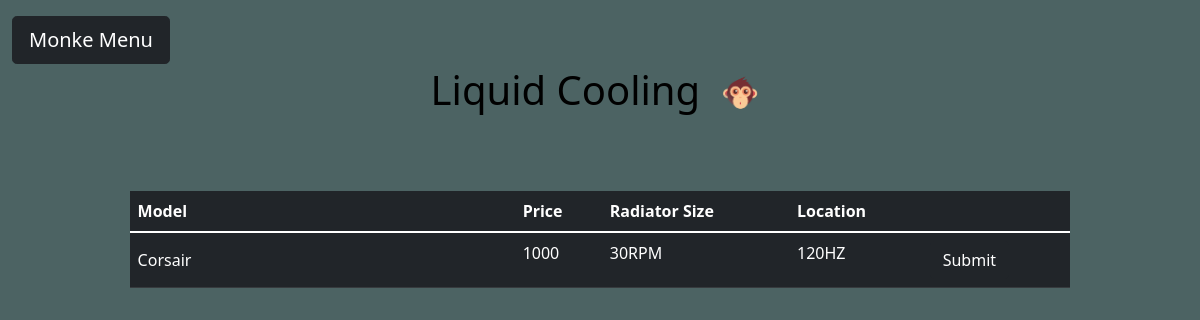
/liquidCooling/, run on an earlier commit of the app's database.
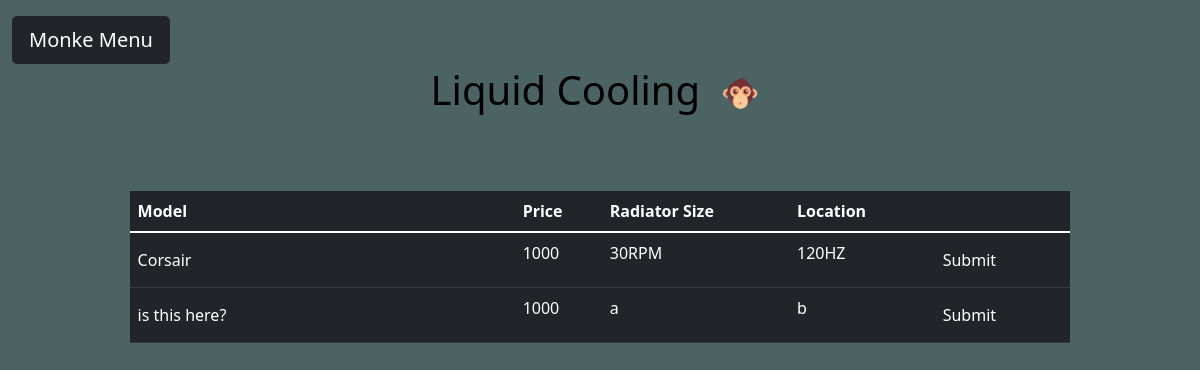
And on a later commit of the database.
### base/models.py (models this page shows, shortened)
class LiquidCooling(models.Model):
    model_name = models.CharField(primary_key=True, max_length=50)
    price = models.IntegerField()
    radiator_size = models.CharField(max_length=50)
    location = models.CharField(max_length=50)

### base/views.py (the view)
# urls.py: path('liquidCooling/', views.get_liquidCool, name='liquidCooling'),
def get_liquidCool(request):
    lc_list = LiquidCooling.objects.all()
    context = {'lc_list': lc_list}
    return render(request, 'liquidCooling.html', context)

### base/templates/liquidCooling.html (shortened to what this page needs)
{% load static %}
<!doctype html>
<html lang="en">
<head>
    <link href="https://cdn.jsdelivr.net/npm/bootstrap@5.1.3/dist/css/bootstrap.min.css" rel="stylesheet"
>
</head>
<body style="background-color: rgb(76, 99, 99);">
    <div class="container-fluid">
        <div class="row">
            <div class="col min vh-100 py-3">
                <button class="btn btn-dark btn-lg" data-bs-toggle="offcanvas" data-bs-target="#offcanvas"
                    type="button:">
                    Monke Menu
                </button>
                <h1 style="color: black;">Liquid Cooling <img src="{% static 'Monkee.svg' %}" width="5%" /></h1>
                {% if lc_list %}
                <div style="padding-top: 5%; padding-left: 10%; padding-right: 10%;">
                    <table class="table table-dark">
                        <thead>
                            <tr>
                                <th scope="col">Model</th>
                                <th scope="col">Price</th>
                                <th scope="col">Radiator Size</th>
                                <th scope="col">Location</th>
                                <th scope="col"></th>
                            </tr>
                        </thead>
                        <tbody>
                            {% for lc in lc_list %}
                            <tr>
                                <td><input name="model" id="model" value="{{lc.model_name}}" readonly
                                        class="form-control-plaintext" type="text"
                                        style="background-color: rgb(33,37,41); border-color: rgb(33,37,41); color: white;">
                                </td>
                                <td>{{ lc.price}}</td>
                                <td>{{ lc.radiator_size}}</td>
                                <td>{{ lc.location}}</td>
                                <td> <button type="submit" class="btn btn-dark btn-mds"> Submit</button></td>
                            </tr>
                            {% endfor %}
                        </tbody>
                    </table>
                </div>
                {% else %}
                <p>No Parts are available.</p>
                {% endif %}
</body>
</html>

### base/templates/liquidCooling.html (style rules this page uses)
h1 { text-align: center; }

What changed in the data, as far as the page shows it:
added LiquidCooling: model "is this here?", price "1000", radiator_size "a", location "b"
